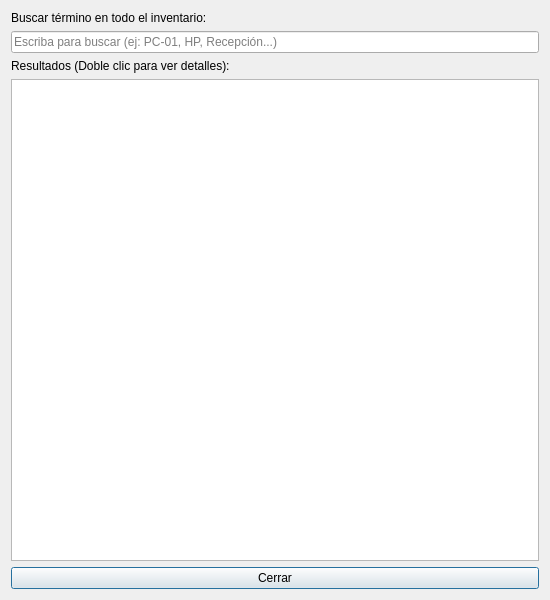
<?xml version="1.0" encoding="UTF-8"?>
<ui version="4.0">
 <class>SearchDialog</class>
 <widget class="QDialog" name="SearchDialog">
  <property name="geometry">
   <rect>
    <x>0</x>
    <y>0</y>
    <width>550</width>
    <height>600</height>
   </rect>
  </property>
  <property name="windowTitle">
   <string>Buscador Global</string>
  </property>
  <layout class="QVBoxLayout" name="verticalLayout">
   <item>
    <widget class="QLabel" name="label">
     <property name="text">
      <string>Buscar término en todo el inventario:</string>
     </property>
    </widget>
   </item>
   <item>
    <widget class="QLineEdit" name="search_input">
     <property name="placeholderText">
      <string>Escriba para buscar (ej: PC-01, HP, Recepción...)</string>
     </property>
    </widget>
   </item>
   <item>
    <widget class="QLabel" name="label_2">
     <property name="text">
      <string>Resultados (Doble clic para ver detalles):</string>
     </property>
    </widget>
   </item>
   <item>
    <widget class="QListWidget" name="results_list"/>
   </item>
   <item>
    <widget class="QPushButton" name="btn_close">
     <property name="text">
      <string>Cerrar</string>
     </property>
    </widget>
   </item>
  </layout>
 </widget>
 <resources/>
 <connections/>
</ui>
